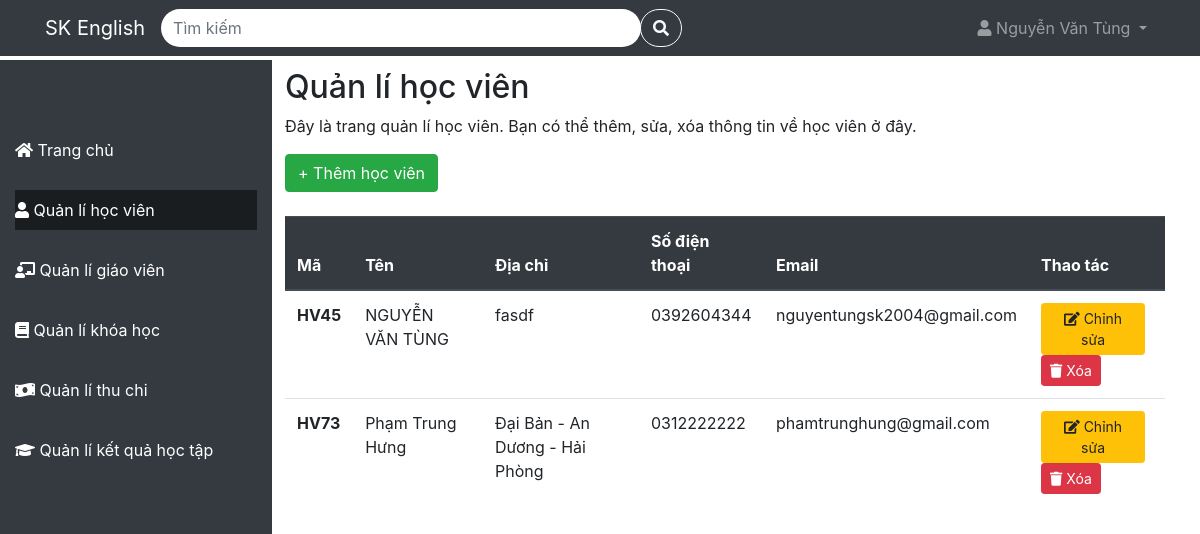
The page /QuanLiTrungTamTA/student on the database its author committed.
### tables this page shows
CREATE TABLE `students` (
  `student_id` varchar(4) NOT NULL,
  `name` varchar(100) NOT NULL,
  `address` varchar(100) DEFAULT NULL,
  `phone` varchar(10) NOT NULL,
  `email` varchar(100) NOT NULL
);

### app/Controller/StudentController.php (called while the page is built, shortened)
<?php
class StudentController {
    protected $config = [
        'host' => 'localhost',
        'dbname' => 'quanlytrungtamta',
        'user' => 'root',
        'password' => ''
    ];
    protected $db;
    public function __construct() {
        $this->db = new Database($this->config);
    }
    public function index(){
        $checkSearch = false;
        try {
            if($checkSearch){
                $listStudent = $this->db->table('students')->search(['student_id','name', 'address', 'phone', 'email'], $search);
            }else{
                $listStudent = $this->db->table('students')->get();
            }
        } catch (PDOException $e) {
            $this->db->logToConsole('lỗi lấy dữ liệu cho trang student: ' . $e->getMessage());
        }
        include './app/View/Student/student.php';
    }
}
?>

### index.php (called while the page is built, shortened)
<?php
include './app/Model/Model.php';
include './app/Controller/StudentController.php';
$route = new Route();
$route->get('/', 'LandingController@index');
$route->post('/login', 'LoginController@index');
$route->post('/logout', 'LogoutController@index');
$route->post('/register', 'RegisterController@index');
$route->post('/forgotPassword', 'ForgotPasswordController@index');
$route->get('/home', 'HomeController@index');
$route->get('/student', 'StudentController@index');
$route->post('/student/deleteStudent', 'StudentController@deleteStudent');
$route->post('/student/editStudent', 'StudentController@editStudent');
$route->post('/student/addStudent', 'RegistrationController@addStudent');
$route->get('/teacher', 'TeacherController@index');
$route->post('/teacher/addTeacher', 'TeacherController@addTeacher');
$route->post('/teacher/editTeacher', 'TeacherController@editTeacher');
$route->post('/teacher/deleteTeacher', 'TeacherController@deleteTeacher');
$route->get('/course', 'CourseController@index');
$route->post('/course/addCourse', 'CourseController@addCourse');
$route->post('/course/deleteCourse', 'CourseController@deleteCourse');
$route->post('/course/edit', 'CourseController@editCourse');
$route->get('/course/detail', 'CourseController@show@detailCourse.php');
$route->post('/course/addSchedule', 'ScheduleController@addSchedule');
$route->post('/course/deleteSchedule', 'ScheduleController@deleteSchedule');
$route->get('/payment', 'PaymentController@index');
$route->get('/achievement', 'AchievementController@index');
$requestUri = $_SERVER['REQUEST_URI'];
$route->handle($requestUri);
?>

### app/Model/Model.php (called while the page is built, shortened)
<?php
class Database {
    protected
        $table = '',
        $host = '',
        $user ='',
        $password = '',
        $dbname = '',
        $conn = null;
    public function __construct($config){
        $this->host = $config['host'];
        $this->user = $config['user'];
        $this->password = $config['password'];
        $this->dbname = $config['dbname'];
    }
    protected function connect(){
        try{
            $this->conn = new PDO("mysql:host=$this->host;dbname=$this->dbname", $this->user, $this->password);
            $this->conn->setAttribute(PDO::ATTR_ERRMODE, PDO::ERRMODE_EXCEPTION);
        }catch(PDOException $e){
            echo "Lỗi kết nối đến cơ sở dữ liệu: ".$e->getMessage();
        }
    }
    public function get($data = [])
    {
        try {
            if (empty($data)) {
                $sqlString = "select * from $this->table";
                $query = $this->conn->prepare($sqlString);
                $query->execute();
            } else {
                $stmt = join('=? and ', array_keys($data));
                $stmt .= '=?';
                $sqlString = "select * from $this->table where $stmt";
                $query = $this->conn->prepare($sqlString);
                $query->execute(array_values($data));
            }
            return $query->fetchAll(PDO::FETCH_ASSOC);
        } catch (PDOException $e) {
            $this->logToConsole("Lỗi đọc dữ liệu: " . $e->getMessage());
        }
    }
    public function JoinTable($table = [], $where = []) {
        try {
            $sqlString = "SELECT * FROM $this->table";
            $id = array_values($table);
            $tableKeys = array_keys($table);
            for ($i = 0; $i < count($tableKeys); $i++) {
                $sqlString .= " INNER JOIN " . $tableKeys[$i] . " ON " . $this->table . "." . $id[$i] . " = " . $tableKeys[$i] . "." . $id[$i];
            }
            if (!empty($where)) {
                $sqlString .= " WHERE ";
                $conditions = [];
                foreach (array_keys($where) as $column) {
                    $conditions[] = $column . " LIKE ?";
                }
                $sqlString .= implode(" AND ", $conditions);
            }
            $query = $this->conn->prepare($sqlString);
            if (!empty($where)) {
                $i = 1;
                foreach (array_values($where) as $value) {
                    $query->bindValue($i, '%' . $value . '%');
                    $i++;
                }
            }
            $query->execute();
            $results = $query->fetchAll(PDO::FETCH_ASSOC);
            return $results;
        } catch (PDOException $e) {
            $this->logToConsole("Lỗi đọc dữ liệu: " . $e->getMessage());
            return [];
        } catch (Exception $e) {
            $this->logToConsole("Lỗi: " . $e->getMessage());
            return [];
        }
    }
    public function table($table){
        $this->table = $table;
        return $this;
    }
}
?>

### app/View/Student/student.php (the view, shortened to what this page needs)
<!DOCTYPE html>
<html lang="en">
<head>
  <link rel="stylesheet" href="https://cdnjs.cloudflare.com/ajax/libs/font-awesome/5.15.4/css/all.min.css">
  <link rel="stylesheet" href="https://maxcdn.bootstrapcdn.com/bootstrap/4.5.2/css/bootstrap.min.css">
  <link rel="stylesheet" href=".\public\css\cssProject.css">
  <link rel="stylesheet" href="..\public\css\cssProject.css">
</head>
<body>
<?php include './app/View/Template/navbar.php' ?>
<?php include './app/View/Template/sidebar.php' ?>
<div class="main-content">
    <div class="container mt-5">
      <h2>Quản lí học viên</h2>
      <p>Đây là trang quản lí học viên. Bạn có thể thêm, sửa, xóa thông tin về học viên ở đây.</p>
        <button type="button" class="btn btn-success mb-4" data-toggle="modal" data-target="#addStudent">
          + Thêm học viên
        </button>
      <table class="table">
        <thead class="thead-dark">
          <tr>
            <th scope="col">Mã</th>
            <th scope="col">Tên</th>
            <th scope="col">Địa chỉ</th>
            <th scope="col">Số điện thoại</th>
            <th scope="col">Email</th>
            <th scope="col">Thao tác</th>
          </tr>
        </thead>
        <tbody>
            <?php if (!empty($listStudent)): ?>
              <?php
                  foreach($listStudent as $student):
                    $listRegistration = $this->db->table('registrations')->JoinTable(['schedules'=>'schedule_id'],['student_id'=>$student['student_id']]);
                    $data_registration = [];
                    foreach($listRegistration as $registration){
                        $tmp = $this->db->table('schedules')->JoinTable(['course'=>'course_id'],['schedule_id'=>$registration['schedule_id']]);
                        $merged_data = array_merge($tmp[0], $registration);
                        $data_registration[] = $merged_data;
                    }
                    $data_registration = json_encode($data_registration);
                ?>
                <tr class="table-row-hover">
                    <th scope="row"
                      data-toggle="modal"
                      data-target="#detailStudent"
                      data-name="<?php echo $student['name']?>"
                      data-address="<?php echo $student['address']?>"
                      data-phone="<?php echo $student['phone']?>"
                      data-email="<?php echo $student['email']?>"
                      data-data_registration='<?php echo htmlspecialchars($data_registration, ENT_QUOTES, 'UTF-8'); ?>'
                    >
                    <?php echo $student['student_id']?>
                    </th>
                    <td
                      data-toggle="modal"
                      data-target="#detailStudent"
                      data-name="<?php echo $student['name']?>"
                      data-address="<?php echo $student['address']?>"
                      data-phone="<?php echo $student['phone']?>"
                      data-email="<?php echo $student['email']?>"
                      data-data_registration='<?php echo htmlspecialchars($data_registration, ENT_QUOTES, 'UTF-8'); ?>'
                    >
                    <?php echo $student['name']?>
                    </td>
                    <td
                      data-toggle="modal"
                      data-target="#detailStudent"
                      data-name="<?php echo $student['name']?>"
                      data-address="<?php echo $student['address']?>"
                      data-phone="<?php echo $student['phone']?>"
                      data-email="<?php echo $student['email']?>"
                      data-data_registration='<?php echo htmlspecialchars($data_registration, ENT_QUOTES, 'UTF-8'); ?>'
                    >
                    <?php echo $student['address']?>
                    </td>
                    <td
                      data-toggle="modal"
                      data-target="#detailStudent"
                      data-name="<?php echo $student['name']?>"
                      data-address="<?php echo $student['address']?>"
                      data-phone="<?php echo $student['phone']?>"
                      data-email="<?php echo $student['email']?>"
                      data-data_registration='<?php echo htmlspecialchars($data_registration, ENT_QUOTES, 'UTF-8'); ?>'
                    >
                    <?php echo $student['phone']?>
                    </td>
                    <td
                      data-toggle="modal"
                      data-target="#detailStudent"
                      data-name="<?php echo $student['name']?>"
                      data-address="<?php echo $student['address']?>"
                      data-phone="<?php echo $student['phone']?>"
                      data-email="<?php echo $student['email']?>"
                      data-data_registration='<?php echo htmlspecialchars($data_registration, ENT_QUOTES, 'UTF-8'); ?>'
                    >
                    <?php echo $student['email']?>
                    </td>
                  <td>
                    <div class="d-inline">
                        <a type="button"
                            class="btn btn-warning btn-sm mr-2"
                            data-toggle="modal"
                            data-target="#editStudent"
                            data-name="<?php echo $student['name']?>"
                            data-address="<?php echo $student['address']?>"
                            data-phone="<?php echo $student['phone']?>"
                            data-email="<?php echo $student['email']?>"
                            data-student_id="<?php echo $student['student_id']?>"
                        >
                            <i class="fas fa-edit"></i> Chỉnh sửa
                        </a>
                    </div>
                    <div class="d-inline">
                        <form
                            id="deleteForm<?php echo $student['student_id']; ?>"
                            action="./student/deleteStudent"
                            method="POST"
                            class="d-inline"
                        >
                            <button
                                type="button"
                                onclick="deleteStudent('<?php echo $student['student_id']; ?>')"
                                class="btn btn-danger btn-sm"
                            >
                                <i class="fa fa-trash" aria-hidden="true"></i> Xóa
                            </button>
                        </form>
                    </div>
                  </td>
                </tr>
              <?php endforeach; ?>
            <?php endif; ?>
          </tbody>
      </table>
    </div>
  </div>
</body>
</html>

### public/css/cssProject.css (style rules this page uses)
.table-row-hover { cursor: pointer; }

### public/css/sidebar.css (style rules this page uses)
.main-content { margin-left: 250px; padding: 20px; }

### rows shown on the page
students: student_id "HV45", name "NGUYỄN VĂN TÙNG", address "fasdf", phone "0392604344", email "nguyentungsk2004@gmail.com"
students: student_id "HV73", name "Phạm Trung Hưng", address "Đại Bản - An Dương - Hải Phòng", phone "0312222222", email "phamtrunghung@gmail.com"
